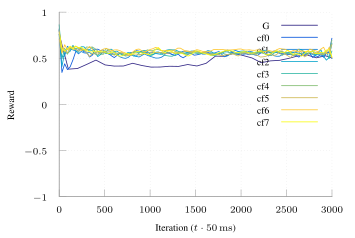

This chart was generated by the following gnuplot code:
set terminal tikz standalone color size 9cm,6cm font '\scriptsize' preamble '\usepackage{microtype} \usepackage{times} \usepackage[T1]{fontenc} \usepackage{siunitx}\sisetup{detect-all}'
set output "ftprep-tcp-cap-combine-reward.tex"

set loadpath "."
load "parula.pal"

set style line 102 lc rgb '#a0a0a0' lt 1 lw 1
set border ls 102
set colorbox border 102
set key textcolor rgb "black"
set tics textcolor rgb "black"
set label textcolor rgb "black"

set border 3
set grid x y
set xtics nomirror
set ytics nomirror

#set key autotitle columnhead
set datafile separator ","

set xlabel "Iteration ($t \\cdot{} \\SI{50}{\\milli\\second}$)"
set ylabel "Reward"

set yrange [-1.0:1.0]
set xrange [0.0:3000.0]

plot '../results/ft-tcp-cap-g-avg.csv' u 1:2 w lines smooth sbezier title "G", \
     '../results/ft-tcp-cap-combine-f0-avg.csv' u 1:2 w lines smooth sbezier title "cf0", \
     '../results/ft-tcp-cap-combine-f1-avg.csv' u 1:2 w lines smooth sbezier title "cf1", \
     '../results/ft-tcp-cap-combine-f2-avg.csv' u 1:2 w lines smooth sbezier title "cf2", \
     '../results/ft-tcp-cap-combine-f3-avg.csv' u 1:2 w lines smooth sbezier title "cf3", \
     '../results/ft-tcp-cap-combine-f4-avg.csv' u 1:2 w lines smooth sbezier title "cf4", \
     '../results/ft-tcp-cap-combine-f5-avg.csv' u 1:2 w lines smooth sbezier title "cf5", \
     '../results/ft-tcp-cap-combine-f6-avg.csv' u 1:2 w lines smooth sbezier title "cf6", \
     '../results/ft-tcp-cap-combine-f7-avg.csv' u 1:2 w lines smooth sbezier title "cf7"
